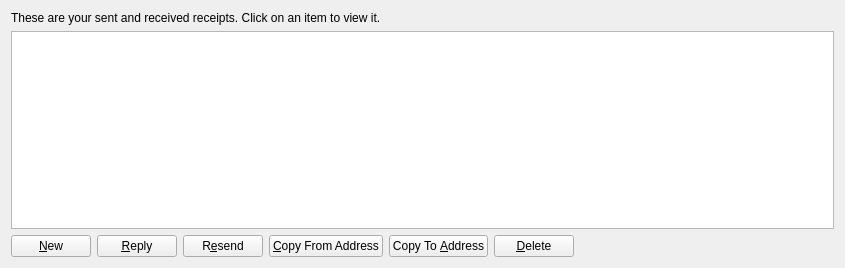
<?xml version="1.0" encoding="UTF-8"?>
<ui version="4.0">
 <class>ReceiptPage</class>
 <widget class="QWidget" name="ReceiptPage">
  <property name="geometry">
   <rect>
    <x>0</x>
    <y>0</y>
    <width>845</width>
    <height>268</height>
   </rect>
  </property>
  <property name="windowTitle">
   <string>Address Book</string>
  </property>
  <layout class="QVBoxLayout" name="verticalLayout">
   <item>
    <widget class="QLabel" name="labelExplanation">
     <property name="text">
      <string>These are your sent and received receipts. Click on an item to view it.</string>
     </property>
     <property name="textFormat">
      <enum>Qt::PlainText</enum>
     </property>
     <property name="wordWrap">
      <bool>true</bool>
     </property>
    </widget>
   </item>
   <item>
    <widget class="QTableView" name="tableView">
     <property name="contextMenuPolicy">
      <enum>Qt::CustomContextMenu</enum>
     </property>
     <property name="toolTip">
      <string/>
     </property>
     <property name="tabKeyNavigation">
      <bool>false</bool>
     </property>
     <property name="alternatingRowColors">
      <bool>true</bool>
     </property>
     <property name="selectionMode">
      <enum>QAbstractItemView::SingleSelection</enum>
     </property>
     <property name="selectionBehavior">
      <enum>QAbstractItemView::SelectRows</enum>
     </property>
     <property name="sortingEnabled">
      <bool>true</bool>
     </property>
     <attribute name="verticalHeaderVisible">
      <bool>false</bool>
     </attribute>
    </widget>
   </item>
   <item>
    <layout class="QHBoxLayout" name="horizontalLayout">
     <item>
      <widget class="QPushButton" name="newButton">
       <property name="text">
        <string>&amp;New</string>
       </property>
       <property name="icon">
        <iconset resource="../bitcoin.qrc">
         <normaloff>:/icons/add</normaloff>:/icons/add</iconset>
       </property>
      </widget>
     </item>
     <item>
      <widget class="QPushButton" name="replyButton">
       <property name="text">
        <string>&amp;Reply</string>
       </property>
       <property name="icon">
        <iconset resource="../bitcoin.qrc">
         <normaloff>:/icons/send</normaloff>:/icons/send</iconset>
       </property>
      </widget>
     </item>
     <item>
      <widget class="QPushButton" name="resendButton">
       <property name="toolTip">
        <string>Sign a message to prove you own a NoirShares address</string>
       </property>
       <property name="text">
        <string>R&amp;esend</string>
       </property>
       <property name="icon">
        <iconset resource="../bitcoin.qrc">
         <normaloff>:/icons/send</normaloff>:/icons/send</iconset>
       </property>
      </widget>
     </item>
     <item>
      <widget class="QPushButton" name="copyFromAddressButton">
       <property name="toolTip">
        <string>Copy the currently selected address to the system clipboard</string>
       </property>
       <property name="text">
        <string>&amp;Copy From Address</string>
       </property>
       <property name="icon">
        <iconset resource="../bitcoin.qrc">
         <normaloff>:/icons/editcopy</normaloff>:/icons/editcopy</iconset>
       </property>
      </widget>
     </item>
     <item>
      <widget class="QPushButton" name="copyToAddressButton">
       <property name="toolTip">
        <string>Copy the currently selected address to the system clipboard</string>
       </property>
       <property name="text">
        <string>Copy To &amp;Address</string>
       </property>
       <property name="icon">
        <iconset resource="../bitcoin.qrc">
         <normaloff>:/icons/editcopy</normaloff>:/icons/editcopy</iconset>
       </property>
      </widget>
     </item>
     <item>
      <widget class="QPushButton" name="deleteButton">
       <property name="toolTip">
        <string>Delete the currently selected address from the list</string>
       </property>
       <property name="text">
        <string>&amp;Delete</string>
       </property>
       <property name="icon">
        <iconset resource="../bitcoin.qrc">
         <normaloff>:/icons/remove</normaloff>:/icons/remove</iconset>
       </property>
      </widget>
     </item>
     <item>
      <spacer name="horizontalSpacer">
       <property name="orientation">
        <enum>Qt::Horizontal</enum>
       </property>
       <property name="sizeHint" stdset="0">
        <size>
         <width>40</width>
         <height>20</height>
        </size>
       </property>
      </spacer>
     </item>
    </layout>
   </item>
  </layout>
 </widget>
 <resources>
  <include location="../bitcoin.qrc"/>
 </resources>
 <connections/>
</ui>
